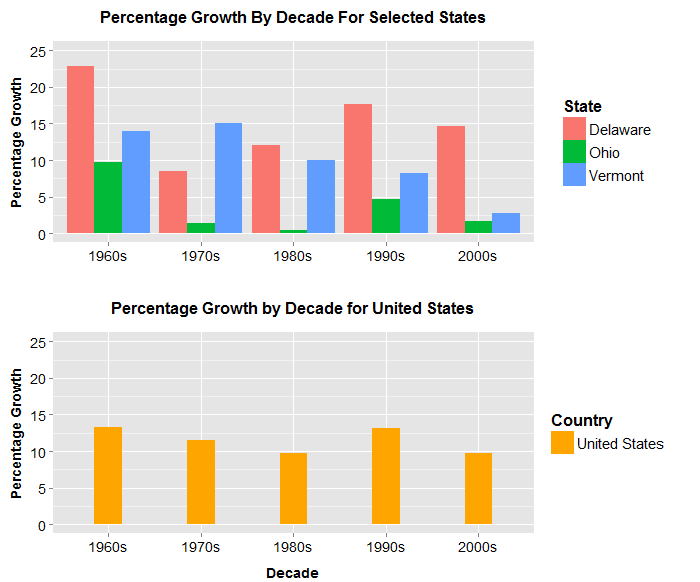

Generate this figure with R:
# This script creates a figure consisting of two subplots using (a subset of) 'census_data.csv'.

# A description of 'census_data.csv' can be found in 'census_data_scrape_and_process.R'.
# To avoid an overwhelming plot, I will be using a subset of 'census_data.csv'.

# The first subplot will be a grouped bar graph that uses all observations for 3 states: Vermont, Delaware, and Ohio
# It will show the percentage growth between decades for each state.
# The second subplot will be a bar graph that uses the aggregate United States observations
# and shows the percentage growth between decades for the entire United States.

# Population percentage growth in a decade 't' will be computed as:
# 100 * (population(t + 1) - population(t)) / population(t)

# For example, the population growth between 1960 and 1970 is:
# 100 * (population(1970) - population(1960)) / population(1960)

# Load packages.
library(data.table)
library(ggplot2)
library(reshape2)
library(grid)

# Load data.
census_data = data.table(read.csv('census_data.csv', 
                                  header = T, 
                                  stringsAsFactors = F, 
                                  check.names = F))

#####
# SUBSET/PROCESS DATA.

  # Specify rows of interest (states specified above and aggregate 'United States').
  interest = c('Vermont', 'Delaware', 'Ohio', 'United States')

  # Subset data.
  census_subset = census_data[Name %in% interest]
  
  # Compute percentage growth during 1960s decade (between 1960 and 1970):
  census_subset$`1960s_growth` = 100 * (census_subset$`1970` - census_subset$`1960`) / census_subset$`1960`
  
  # Compute percentage growth during 1970s decade (between 1970 and 1980):
  census_subset$`1970s_growth` = 100 * (census_subset$`1980` - census_subset$`1970`) / census_subset$`1970`

  # Compute percentage growth during 1980s decade (between 1980 and 1990):
  census_subset$`1980s_growth` = 100 * (census_subset$`1990` - census_subset$`1980`) / census_subset$`1980`

  # Compute percentage growth during 1990s decade (between 1990 and 2000):
  census_subset$`1990s_growth` = 100 * (census_subset$`2000` - census_subset$`1990`) / census_subset$`1990`

  # Compute percentage growth during 2000s decade (between 2000 and 2010):
  census_subset$`2000s_growth` = 100 * (census_subset$`2010` - census_subset$`2000`) / census_subset$`2000`
  
  # Remove unneeded columns (all actual population measurements):
  census_subset = census_subset[, .(Name, `1960s_growth`, `1970s_growth`, `1980s_growth`, `1990s_growth`, `2000s_growth`)]
  
  # Melt data to allow plotting.
  census_subset = melt(census_subset, 
                       id = 'Name')

#####
# PLOT DATA.
  
  # Create state data plot.
  plot_1 = ggplot(data = census_subset[Name != 'United States'], 
                  aes(x = variable, 
                      y = value)) +
            geom_bar(aes(fill = Name), 
                     position = 'dodge', 
                     stat = 'identity', 
                     width = 0.9) +
            scale_y_continuous(breaks = seq(0, 25, by = 5), 
                               limits = c(0, 25)) +
            theme(axis.text.x =  element_text(color = 'black', 
                                      size = 14), 
                  axis.text.y = element_text(color = 'black', 
                                     size = 14), 
                  axis.title.x = element_text(face = 'bold', 
                                    size = 14, 
                                    vjust = -0.5), 
                  axis.title.y = element_text(face = 'bold', 
                                    size = 14, 
                                    vjust = 1), 
                  plot.title = element_text(face = 'bold',
                                  size = 16, 
                                  vjust = 2), 
                  legend.title = element_text(size = 16), 
                  legend.text = element_text(size = 15)) +
                  guides(fill = guide_legend(title = 'State')) +
                  scale_x_discrete(labels = c('1960s', '1970s', '1980s', '1990s', '2000s')) +
            ggtitle('Percentage Growth By Decade For Selected States') +
            xlab('') +
            ylab('Percentage Growth')

  # Create aggregate United States plot.
  plot_2 = ggplot(data = census_subset[Name == 'United States'], 
                  aes(x = variable, 
                      y = value)) +
            geom_bar(aes(fill = Name), 
                     position = 'dodge', 
                     stat = 'identity',  
                     width = 0.3) +
            scale_y_continuous(breaks = seq(0, 25, by = 5), 
                               limits = c(0, 25)) +
            scale_fill_manual(values = 'orange') +
            theme(axis.text.x =  element_text(color = 'black', 
                                      size = 14), 
                  axis.text.y = element_text(color = 'black', 
                                     size = 14), 
                  axis.title.x = element_text(face = 'bold', 
                                    size = 14, 
                                    vjust = -0.5), 
                  axis.title.y = element_text(face = 'bold', 
                                    size = 14, 
                                    vjust = 1), 
                  plot.title = element_text(face = 'bold',
                                  size = 16, 
                                  vjust = 2), 
                  legend.title = element_text(size = 16), 
                  legend.text = element_text(size = 15)) +
                  scale_x_discrete(labels = c('1960s', '1970s', '1980s', '1990s', '2000s')) +
                  guides(fill = guide_legend(title = 'Country')) +
            ggtitle('Percentage Growth by Decade for United States') +
            xlab('Decade') +
            ylab('Percentage Growth')
  
  # Plot both subplots.
  grid.newpage()
  grid.draw(rbind(ggplotGrob(plot_1), 
                  ggplotGrob(plot_2), 
                  size = 'last'))
